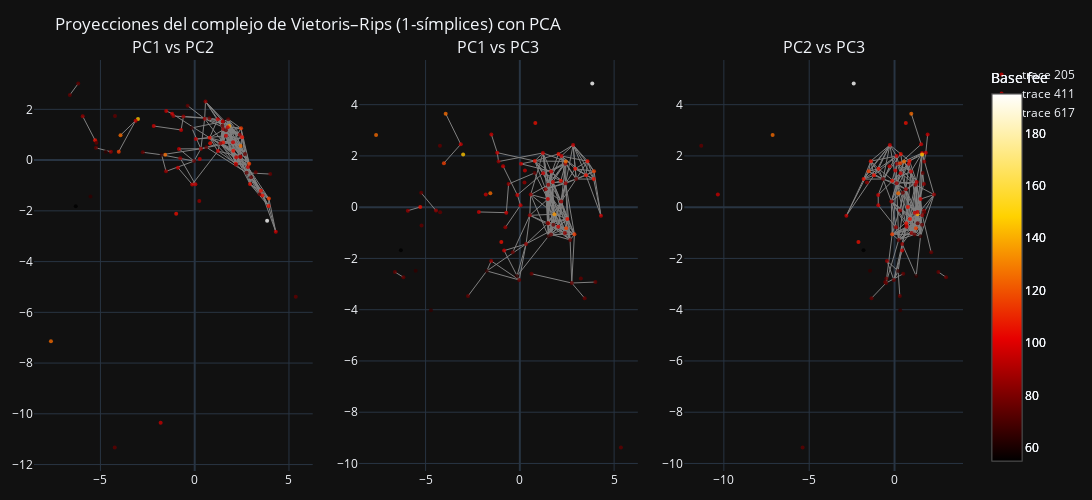

Source (notebook cell):
### Code cell
def plot_PCA_rips_projections(df_space, simplex_tree, color_column=None):
    """
    Muestra proyecciones XY, XZ, YZ del complejo de Rips con subplots.
    """
    df_plot = df_space.copy()
    coords = df_plot[["PC1", "PC2", "PC3"]].values

  
    if color_column:
        df_plot = df_plot.merge(df_attributes[['ID', color_column]], on='ID', how='left')
        color_values = df_plot[color_column]
    else:
        color_values = 'lightblue'

    # Crear figura con 3 subplots
    fig = make_subplots(
        rows=1, cols=3,
        subplot_titles=("PC1 vs PC2", "PC1 vs PC3", "PC2 vs PC3"),
        horizontal_spacing=0.05
    )

    def get_edges(dim1, dim2):
        edge_traces = []
        for simplex, _ in simplex_tree.get_skeleton(1):
            if len(simplex) == 2:
                i, j = simplex
                xi, yi = coords[i, dim1], coords[i, dim2]
                xj, yj = coords[j, dim1], coords[j, dim2]
                edge_traces.append(go.Scatter(
                    x=[xi, xj, None], y=[yi, yj, None],
                    mode='lines',
                    line=dict(color='gray', width=1),
                    hoverinfo='none',
                    showlegend=False
                ))
        return edge_traces

    # Nodos (puntos)
    scatter_args = dict(
        mode='markers',
        marker=dict(
            size=4,
            color=color_values,
            colorscale='Hot',
            showscale=True if color_column else False,
            opacity=0.8,
            colorbar=dict(title=color_column) if color_column else None
        ),
        text=df_plot["ID"],
        hoverinfo='text'
    )

    # --- Subplot 1: XY ---
    for trace in get_edges(0, 1): fig.add_trace(trace, row=1, col=1)
    fig.add_trace(go.Scatter(
        x=df_plot["PC1"], y=df_plot["PC2"], **scatter_args
    ), row=1, col=1)

    # --- Subplot 2: XZ ---
    for trace in get_edges(0, 2): fig.add_trace(trace, row=1, col=2)
    fig.add_trace(go.Scatter(
        x=df_plot["PC1"], y=df_plot["PC3"], **scatter_args
    ), row=1, col=2)

    # --- Subplot 3: YZ ---
    for trace in get_edges(1, 2): fig.add_trace(trace, row=1, col=3)
    fig.add_trace(go.Scatter(
        x=df_plot["PC2"], y=df_plot["PC3"], **scatter_args
    ), row=1, col=3)

    fig.update_layout(
            height=500,
            width=1200,
            title_text="Proyecciones del complejo de Vietoris–Rips (1-símplices) con PCA",
            template="plotly_dark",
            margin=dict(l=20, r=20, t=60, b=20),
    )
    return fig

distance_matrixPCA = df_distPCA.values

rips_complexPCA = gd.RipsComplex(distance_matrix=distance_matrixPCA, max_edge_length=3)
simplex_treePCA = rips_complexPCA.create_simplex_tree(max_dimension=3)

# === USO ===
fig = plot_PCA_rips_projections(df_spacePCA, simplex_treePCA,"Base fee")
fig.show()
